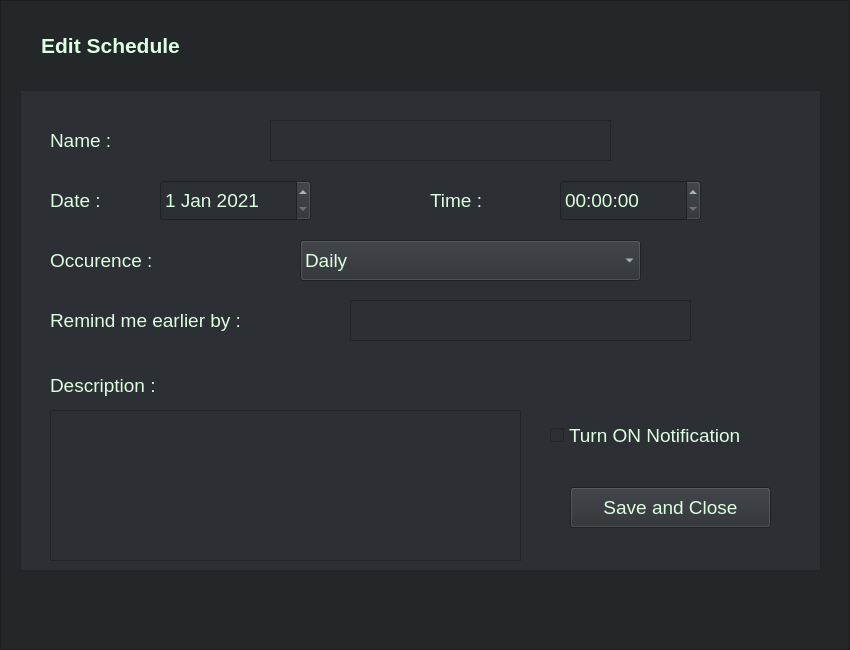
<?xml version="1.0" encoding="UTF-8"?>
<ui version="4.0">
 <class>Form</class>
 <widget class="QWidget" name="Form">
  <property name="geometry">
   <rect>
    <x>0</x>
    <y>0</y>
    <width>850</width>
    <height>650</height>
   </rect>
  </property>
  <property name="windowTitle">
   <string>Form</string>
  </property>
  <property name="styleSheet">
   <string notr="true">background-color: rgb(35, 39, 42);
color: rgb(255, 255, 255);</string>
  </property>
  <widget class="QFrame" name="frame_outer_schedule_edit">
   <property name="geometry">
    <rect>
     <x>0</x>
     <y>0</y>
     <width>850</width>
     <height>650</height>
    </rect>
   </property>
   <property name="styleSheet">
    <string notr="true">background-color: rgb(35, 39, 42);</string>
   </property>
   <property name="frameShape">
    <enum>QFrame::StyledPanel</enum>
   </property>
   <property name="frameShadow">
    <enum>QFrame::Raised</enum>
   </property>
   <widget class="QLabel" name="label_schedule_edit">
    <property name="geometry">
     <rect>
      <x>20</x>
      <y>30</y>
      <width>181</width>
      <height>31</height>
     </rect>
    </property>
    <property name="font">
     <font>
      <family>Arial</family>
      <pointsize>16</pointsize>
      <weight>75</weight>
      <bold>true</bold>
     </font>
    </property>
    <property name="styleSheet">
     <string notr="true">color: rgb(220, 255, 224);</string>
    </property>
    <property name="text">
     <string>Edit Schedule</string>
    </property>
    <property name="alignment">
     <set>Qt::AlignCenter</set>
    </property>
   </widget>
   <widget class="QFrame" name="frame_inner_schedule_edit">
    <property name="geometry">
     <rect>
      <x>20</x>
      <y>90</y>
      <width>801</width>
      <height>481</height>
     </rect>
    </property>
    <property name="styleSheet">
     <string notr="true">background-color: rgb(44, 47, 51);</string>
    </property>
    <property name="frameShape">
     <enum>QFrame::StyledPanel</enum>
    </property>
    <property name="frameShadow">
     <enum>QFrame::Raised</enum>
    </property>
    <widget class="QLabel" name="label_name_schedule_edit">
     <property name="geometry">
      <rect>
       <x>30</x>
       <y>30</y>
       <width>161</width>
       <height>41</height>
      </rect>
     </property>
     <property name="font">
      <font>
       <family>Arial</family>
       <pointsize>14</pointsize>
       <weight>50</weight>
       <bold>false</bold>
      </font>
     </property>
     <property name="styleSheet">
      <string notr="true">color: rgb(220, 255, 224);</string>
     </property>
     <property name="text">
      <string>Name :</string>
     </property>
    </widget>
    <widget class="QTextEdit" name="textedit_name_schedule_edit">
     <property name="geometry">
      <rect>
       <x>250</x>
       <y>30</y>
       <width>341</width>
       <height>41</height>
      </rect>
     </property>
     <property name="font">
      <font>
       <family>Arial</family>
       <pointsize>14</pointsize>
       <weight>50</weight>
       <bold>false</bold>
      </font>
     </property>
     <property name="styleSheet">
      <string notr="true">color: rgb(220, 255, 224);</string>
     </property>
    </widget>
    <widget class="QLabel" name="label_date_schedule_edit">
     <property name="geometry">
      <rect>
       <x>30</x>
       <y>90</y>
       <width>91</width>
       <height>41</height>
      </rect>
     </property>
     <property name="font">
      <font>
       <family>Arial</family>
       <pointsize>14</pointsize>
       <weight>50</weight>
       <bold>false</bold>
      </font>
     </property>
     <property name="styleSheet">
      <string notr="true">color: rgb(220, 255, 224);</string>
     </property>
     <property name="text">
      <string>Date :</string>
     </property>
    </widget>
    <widget class="QLabel" name="label_occurence_schedule_edit">
     <property name="geometry">
      <rect>
       <x>30</x>
       <y>150</y>
       <width>161</width>
       <height>41</height>
      </rect>
     </property>
     <property name="font">
      <font>
       <family>Arial</family>
       <pointsize>14</pointsize>
       <weight>50</weight>
       <bold>false</bold>
      </font>
     </property>
     <property name="styleSheet">
      <string notr="true">color: rgb(220, 255, 224);</string>
     </property>
     <property name="text">
      <string>Occurence :</string>
     </property>
    </widget>
    <widget class="QComboBox" name="combobox_occurence_schedule_edit">
     <property name="geometry">
      <rect>
       <x>280</x>
       <y>150</y>
       <width>341</width>
       <height>41</height>
      </rect>
     </property>
     <property name="font">
      <font>
       <family>Arial</family>
       <pointsize>14</pointsize>
       <weight>50</weight>
       <bold>false</bold>
      </font>
     </property>
     <property name="styleSheet">
      <string notr="true">color: rgb(220, 255, 224);</string>
     </property>
     <item>
      <property name="text">
       <string>Daily</string>
      </property>
     </item>
     <item>
      <property name="text">
       <string>Weekly</string>
      </property>
     </item>
     <item>
      <property name="text">
       <string>Monthly</string>
      </property>
     </item>
     <item>
      <property name="text">
       <string>Yearly</string>
      </property>
     </item>
    </widget>
    <widget class="QLabel" name="label_remind_later_schedule_edit">
     <property name="geometry">
      <rect>
       <x>30</x>
       <y>210</y>
       <width>251</width>
       <height>41</height>
      </rect>
     </property>
     <property name="font">
      <font>
       <family>Arial</family>
       <pointsize>14</pointsize>
       <weight>50</weight>
       <bold>false</bold>
      </font>
     </property>
     <property name="styleSheet">
      <string notr="true">color: rgb(220, 255, 224);</string>
     </property>
     <property name="text">
      <string>Remind me earlier by :</string>
     </property>
    </widget>
    <widget class="QTextEdit" name="textedit_remind_later_schedule_edit">
     <property name="geometry">
      <rect>
       <x>330</x>
       <y>210</y>
       <width>341</width>
       <height>41</height>
      </rect>
     </property>
     <property name="font">
      <font>
       <family>Arial</family>
       <pointsize>14</pointsize>
       <weight>50</weight>
       <bold>false</bold>
      </font>
     </property>
     <property name="styleSheet">
      <string notr="true">color: rgb(220, 255, 224);</string>
     </property>
    </widget>
    <widget class="QCheckBox" name="checkbox_notification_schedule_edit">
     <property name="geometry">
      <rect>
       <x>530</x>
       <y>320</y>
       <width>261</width>
       <height>51</height>
      </rect>
     </property>
     <property name="font">
      <font>
       <family>Arial</family>
       <pointsize>14</pointsize>
       <weight>50</weight>
       <bold>false</bold>
      </font>
     </property>
     <property name="styleSheet">
      <string notr="true">color: rgb(220, 255, 224);</string>
     </property>
     <property name="text">
      <string>Turn ON Notification</string>
     </property>
    </widget>
    <widget class="QLabel" name="label_description_schedule_edit">
     <property name="geometry">
      <rect>
       <x>30</x>
       <y>280</y>
       <width>171</width>
       <height>31</height>
      </rect>
     </property>
     <property name="font">
      <font>
       <family>Arial</family>
       <pointsize>14</pointsize>
       <weight>50</weight>
       <bold>false</bold>
      </font>
     </property>
     <property name="styleSheet">
      <string notr="true">color: rgb(220, 255, 224);</string>
     </property>
     <property name="text">
      <string>Description :</string>
     </property>
    </widget>
    <widget class="QPlainTextEdit" name="plaintextedit_description_schedule_edit">
     <property name="geometry">
      <rect>
       <x>30</x>
       <y>320</y>
       <width>471</width>
       <height>151</height>
      </rect>
     </property>
     <property name="font">
      <font>
       <family>Arial</family>
       <pointsize>14</pointsize>
       <weight>50</weight>
       <bold>false</bold>
      </font>
     </property>
     <property name="styleSheet">
      <string notr="true">color: rgb(220, 255, 224);</string>
     </property>
    </widget>
    <widget class="Line" name="line_2">
     <property name="geometry">
      <rect>
       <x>0</x>
       <y>-70</y>
       <width>801</width>
       <height>20</height>
      </rect>
     </property>
     <property name="orientation">
      <enum>Qt::Horizontal</enum>
     </property>
    </widget>
    <widget class="QDateEdit" name="dateedit_date_schedule_edit">
     <property name="geometry">
      <rect>
       <x>140</x>
       <y>90</y>
       <width>151</width>
       <height>41</height>
      </rect>
     </property>
     <property name="font">
      <font>
       <family>Arial</family>
       <pointsize>14</pointsize>
      </font>
     </property>
     <property name="styleSheet">
      <string notr="true">color: rgb(220, 255, 224);</string>
     </property>
     <property name="maximumDate">
      <date>
       <year>2100</year>
       <month>12</month>
       <day>31</day>
      </date>
     </property>
     <property name="minimumDate">
      <date>
       <year>2021</year>
       <month>1</month>
       <day>1</day>
      </date>
     </property>
    </widget>
    <widget class="QTimeEdit" name="timeedit_time_schedule_edit">
     <property name="geometry">
      <rect>
       <x>540</x>
       <y>90</y>
       <width>141</width>
       <height>41</height>
      </rect>
     </property>
     <property name="font">
      <font>
       <family>Arial</family>
       <pointsize>14</pointsize>
      </font>
     </property>
     <property name="styleSheet">
      <string notr="true">color: rgb(220, 255, 224);</string>
     </property>
    </widget>
    <widget class="QLabel" name="label_time_schedule_edit">
     <property name="geometry">
      <rect>
       <x>410</x>
       <y>90</y>
       <width>91</width>
       <height>41</height>
      </rect>
     </property>
     <property name="font">
      <font>
       <family>Arial</family>
       <pointsize>14</pointsize>
       <weight>50</weight>
       <bold>false</bold>
      </font>
     </property>
     <property name="styleSheet">
      <string notr="true">color: rgb(220, 255, 224);</string>
     </property>
     <property name="text">
      <string>Time :</string>
     </property>
    </widget>
    <widget class="QPushButton" name="button_save_and_close_schedule_edit">
     <property name="geometry">
      <rect>
       <x>550</x>
       <y>397</y>
       <width>201</width>
       <height>41</height>
      </rect>
     </property>
     <property name="font">
      <font>
       <family>Arial</family>
       <pointsize>14</pointsize>
       <weight>50</weight>
       <bold>false</bold>
      </font>
     </property>
     <property name="styleSheet">
      <string notr="true">color: rgb(220, 255, 224);</string>
     </property>
     <property name="text">
      <string>Save and Close</string>
     </property>
    </widget>
   </widget>
  </widget>
 </widget>
 <resources/>
 <connections/>
</ui>
